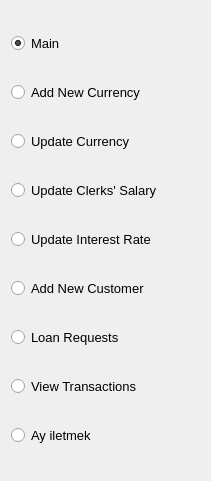
   <widget class="QWidget" name="layoutWidget">
    <property name="geometry">
     <rect>
      <x>50</x>
      <y>170</y>
      <width>211</width>
      <height>481</height>
     </rect>
    </property>
    <layout class="QVBoxLayout" name="verticalLayout">
     <item>
      <widget class="QRadioButton" name="main">
       <property name="font">
        <font>
         <pointsize>10</pointsize>
        </font>
       </property>
       <property name="text">
        <string>Main</string>
       </property>
       <property name="checked">
        <bool>true</bool>
       </property>
      </widget>
     </item>
     <item>
      <widget class="QRadioButton" name="addNewCurrency">
       <property name="font">
        <font>
         <pointsize>10</pointsize>
        </font>
       </property>
       <property name="text">
        <string>Add New Currency</string>
       </property>
      </widget>
     </item>
     <item>
      <widget class="QRadioButton" name="updateCurrency">
       <property name="font">
        <font>
         <pointsize>10</pointsize>
        </font>
       </property>
       <property name="text">
        <string>Update Currency</string>
       </property>
      </widget>
     </item>
     <item>
      <widget class="QRadioButton" name="update_clerk">
       <property name="font">
        <font>
         <pointsize>10</pointsize>
        </font>
       </property>
       <property name="text">
        <string>Update Clerks' Salary</string>
       </property>
      </widget>
     </item>
     <item>
      <widget class="QRadioButton" name="update_interest">
       <property name="font">
        <font>
         <pointsize>10</pointsize>
        </font>
       </property>
       <property name="text">
        <string>Update Interest Rate</string>
       </property>
      </widget>
     </item>
     <item>
      <widget class="QRadioButton" name="add_customer">
       <property name="font">
        <font>
         <pointsize>10</pointsize>
        </font>
       </property>
       <property name="text">
        <string>Add New Customer</string>
       </property>
      </widget>
     </item>
     <item>
      <widget class="QRadioButton" name="loan_requests">
       <property name="font">
        <font>
         <pointsize>10</pointsize>
        </font>
       </property>
       <property name="text">
        <string>Loan Requests</string>
       </property>
      </widget>
     </item>
     <item>
      <widget class="QRadioButton" name="view_transactions">
       <property name="font">
        <font>
         <pointsize>10</pointsize>
        </font>
       </property>
       <property name="text">
        <string>View Transactions</string>
       </property>
      </widget>
     </item>
     <item>
      <widget class="QRadioButton" name="add_customer_2">
       <property name="font">
        <font>
         <pointsize>10</pointsize>
        </font>
       </property>
       <property name="text">
        <string>Ay iletmek</string>
       </property>
      </widget>
     </item>
    </layout>
   </widget>
